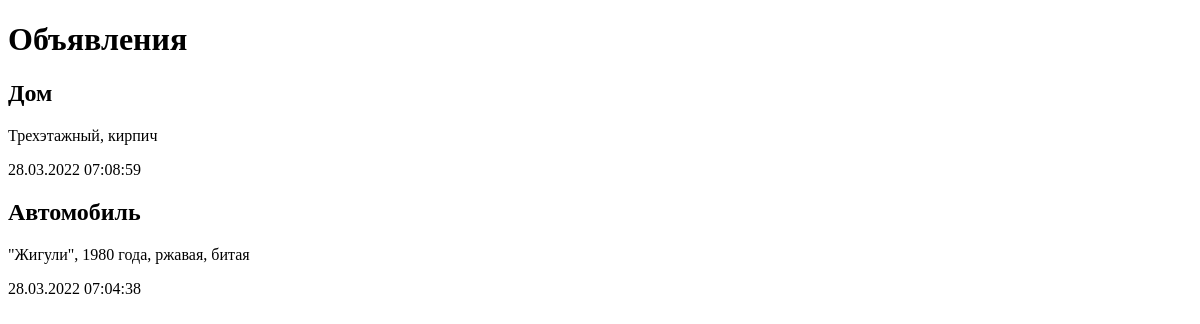
/bboard/, run on an earlier commit of the app's database.
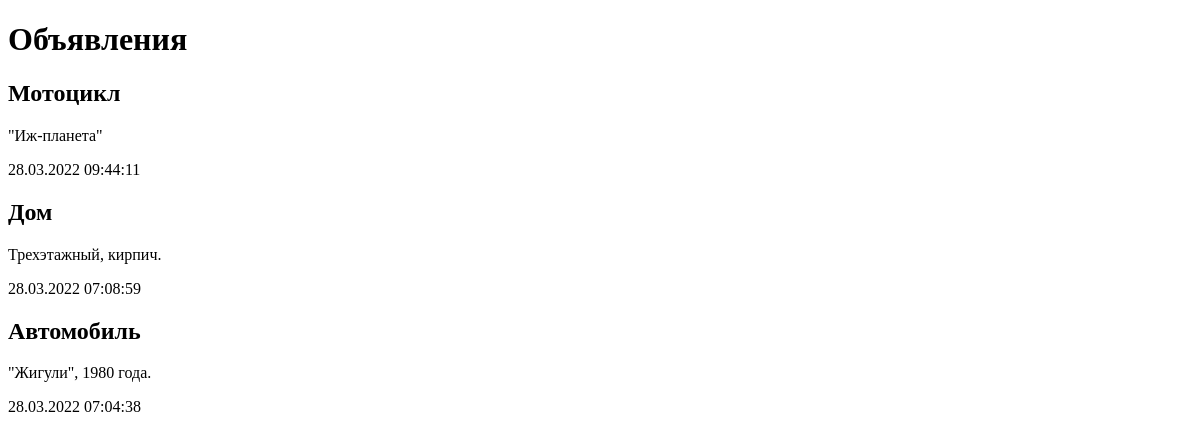
And on a later commit of the database.
### bboard/models.py (models this page shows)
class Bb(models.Model):
    title       = models.CharField(max_length=50, verbose_name='Товар')
    content     = models.TextField(null=True, blank=True, verbose_name='Описание')
    price       = models.FloatField(null=True, blank=True, verbose_name='Цена')
    published   = models.DateTimeField(auto_now_add=True, db_index=True, verbose_name='Опубликовано')
    rubric      = models.ForeignKey('Rubric', null=True, verbose_name='Рубрика', on_delete=models.PROTECT)
    class Meta:
        verbose_name_plural = "Объявления"
        verbose_name        = "Объявление"
        ordering            = ['-published']

### bboard/views.py (the view)
# urls.py: path('', views.index, name='home'),
def index(request):
    bbs = Bb.objects.all()
    context = {'bbs': bbs}
    return render(request, 'bboard/index.html', context=context)

### bboard/templates/bboard/index.html (shortened to what this page needs)
<!DOCTYPE html>
<html lang="en">
<head>
</head>
<body>
    <h1>Объявления</h1>
    {% for bb in bbs %}
    <div>
        <h2>{{ bb.title }}</h2>
        <p>{{ bb.content }}</p>
        <p>{{ bb.published|date:'d.m.Y H:i:s' }}</p>
    </div>
    {% endfor %}
</body>
</html>

What changed in the data, as far as the page shows it:
added Bb: title "Мотоцикл", content "\"Иж-планета\"", published "28.03.2022 09:44:11"
changed Bb "Дом": content "Трехэтажный, кирпич" → "Трехэтажный, кирпич."
changed Bb "Автомобиль": content "\"Жигули\", 1980 года, ржавая, битая" → "\"Жигули\", 1980 года."
